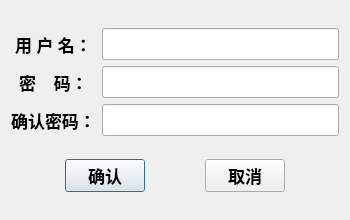
<?xml version="1.0" encoding="UTF-8"?>
<ui version="4.0">
 <class>RegisterDialog</class>
 <widget class="QDialog" name="RegisterDialog">
  <property name="geometry">
   <rect>
    <x>0</x>
    <y>0</y>
    <width>350</width>
    <height>220</height>
   </rect>
  </property>
  <property name="minimumSize">
   <size>
    <width>350</width>
    <height>220</height>
   </size>
  </property>
  <property name="maximumSize">
   <size>
    <width>350</width>
    <height>220</height>
   </size>
  </property>
  <property name="font">
   <font>
    <family>Agency FB</family>
    <pointsize>10</pointsize>
    <weight>75</weight>
    <bold>true</bold>
   </font>
  </property>
  <property name="windowTitle">
   <string>用户注册</string>
  </property>
  <property name="windowIcon">
   <iconset resource="game.qrc">
    <normaloff>:/images/icon-register.png</normaloff>:/images/icon-register.png</iconset>
  </property>
  <layout class="QVBoxLayout" name="verticalLayout">
   <item>
    <layout class="QGridLayout" name="gridLayout">
     <item row="0" column="0">
      <widget class="QLabel" name="label">
       <property name="font">
        <font>
         <pointsize>13</pointsize>
        </font>
       </property>
       <property name="text">
        <string>用 户 名：</string>
       </property>
       <property name="alignment">
        <set>Qt::AlignCenter</set>
       </property>
      </widget>
     </item>
     <item row="0" column="1">
      <widget class="QLineEdit" name="lineEdit_userName">
       <property name="font">
        <font>
         <pointsize>13</pointsize>
        </font>
       </property>
      </widget>
     </item>
     <item row="1" column="0">
      <widget class="QLabel" name="label_2">
       <property name="font">
        <font>
         <pointsize>13</pointsize>
        </font>
       </property>
       <property name="text">
        <string>密    码：</string>
       </property>
       <property name="alignment">
        <set>Qt::AlignCenter</set>
       </property>
      </widget>
     </item>
     <item row="1" column="1">
      <widget class="QLineEdit" name="lineEdit_password1">
       <property name="font">
        <font>
         <pointsize>13</pointsize>
        </font>
       </property>
       <property name="echoMode">
        <enum>QLineEdit::Password</enum>
       </property>
      </widget>
     </item>
     <item row="2" column="0">
      <widget class="QLabel" name="label_3">
       <property name="font">
        <font>
         <pointsize>13</pointsize>
        </font>
       </property>
       <property name="text">
        <string>确认密码：</string>
       </property>
       <property name="alignment">
        <set>Qt::AlignCenter</set>
       </property>
      </widget>
     </item>
     <item row="2" column="1">
      <widget class="QLineEdit" name="lineEdit_password2">
       <property name="font">
        <font>
         <pointsize>13</pointsize>
        </font>
       </property>
       <property name="echoMode">
        <enum>QLineEdit::Password</enum>
       </property>
      </widget>
     </item>
    </layout>
   </item>
   <item>
    <layout class="QHBoxLayout" name="horizontalLayout">
     <item>
      <spacer name="horizontalSpacer_2">
       <property name="orientation">
        <enum>Qt::Horizontal</enum>
       </property>
       <property name="sizeHint" stdset="0">
        <size>
         <width>40</width>
         <height>20</height>
        </size>
       </property>
      </spacer>
     </item>
     <item>
      <widget class="QPushButton" name="pushButton_ok">
       <property name="font">
        <font>
         <pointsize>13</pointsize>
        </font>
       </property>
       <property name="text">
        <string>确认</string>
       </property>
      </widget>
     </item>
     <item>
      <spacer name="horizontalSpacer">
       <property name="orientation">
        <enum>Qt::Horizontal</enum>
       </property>
       <property name="sizeHint" stdset="0">
        <size>
         <width>40</width>
         <height>20</height>
        </size>
       </property>
      </spacer>
     </item>
     <item>
      <widget class="QPushButton" name="pushButton_cancel">
       <property name="font">
        <font>
         <pointsize>13</pointsize>
        </font>
       </property>
       <property name="text">
        <string>取消</string>
       </property>
      </widget>
     </item>
     <item>
      <spacer name="horizontalSpacer_3">
       <property name="orientation">
        <enum>Qt::Horizontal</enum>
       </property>
       <property name="sizeHint" stdset="0">
        <size>
         <width>40</width>
         <height>20</height>
        </size>
       </property>
      </spacer>
     </item>
    </layout>
   </item>
  </layout>
 </widget>
 <resources>
  <include location="game.qrc"/>
 </resources>
 <connections/>
</ui>
